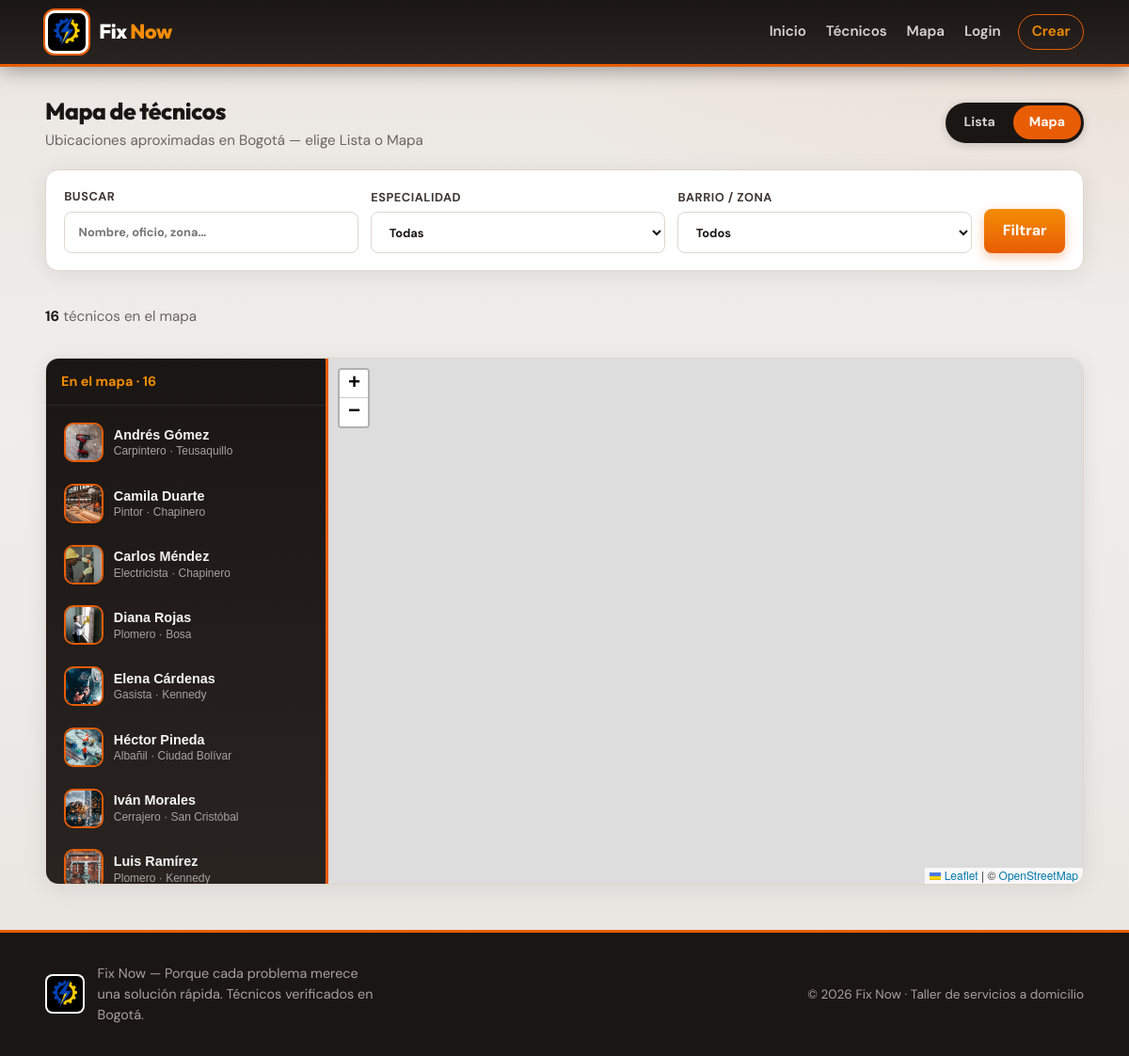
The app's page /tecnicosmap.php with its own data.
### tables this page shows
CREATE TABLE tecnico (
    id_tecnico INT AUTO_INCREMENT PRIMARY KEY,
    nombre VARCHAR(100) NOT NULL,
    apellido VARCHAR(100) NOT NULL,
    cedula VARCHAR(20) NOT NULL,
    id_especialidad INT NOT NULL,
    id_barrio INT NOT NULL,
    telefono VARCHAR(20) NOT NULL,
    correo VARCHAR(150) DEFAULT NULL,
    password_hash VARCHAR(255) DEFAULT NULL,
    descripcion TEXT,
    foto_url VARCHAR(255) DEFAULT NULL,
    latitud DECIMAL(10,7) DEFAULT NULL,
    longitud DECIMAL(10,7) DEFAULT NULL,
    verificado TINYINT(1) NOT NULL DEFAULT 0,
    fecha_registro DATE NOT NULL,
    UNIQUE KEY uq_tecnico_cedula (cedula),
    UNIQUE KEY uq_tecnico_correo (correo),
    CONSTRAINT fk_tecnico_especialidad FOREIGN KEY (id_especialidad) REFERENCES especialidad(id_especialidad) ON DELETE RESTRICT ON UPDATE CASCADE,
    CONSTRAINT fk_tecnico_barrio FOREIGN KEY (id_barrio) REFERENCES barrio(id_barrio) ON DELETE RESTRICT ON UPDATE CASCADE
);

CREATE TABLE especialidad (
    id_especialidad INT AUTO_INCREMENT PRIMARY KEY,
    nombre VARCHAR(100) NOT NULL
);

CREATE TABLE barrio (
    id_barrio INT AUTO_INCREMENT PRIMARY KEY,
    nombre VARCHAR(100) NOT NULL
);

### includes/funciones.php (called while the page is built, shortened)
<?php
require_once __DIR__ . '/cache.php';
function e(?string $texto): string
{
    return htmlspecialchars($texto ?? '', ENT_QUOTES, 'UTF-8');
}
function obtenerTecnicosMapa(mysqli $db, int $idEsp, int $idBarrio, string $q): array
{
    $key = cacheTecnicosMapaKey($idEsp, $idBarrio, $q);
    $cached = cacheGet($key);
    $sql = 'SELECT t.id_tecnico, t.nombre, t.apellido, t.descripcion, t.foto_url, t.telefono,
                   t.latitud, t.longitud,
                   e.nombre AS especialidad, e.id_especialidad,
                   b.nombre AS barrio, b.id_barrio
            FROM tecnico t
            INNER JOIN especialidad e ON e.id_especialidad = t.id_especialidad
            INNER JOIN barrio b ON b.id_barrio = t.id_barrio
            WHERE t.verificado = 1
              AND t.latitud IS NOT NULL
              AND t.longitud IS NOT NULL';
    $types = '';
    $sql .= ' ORDER BY t.nombre, t.apellido';
    $rows = [];
    $stmt = $db->prepare($sql);
    if ($stmt) {
        $stmt->execute();
        $result = $stmt->get_result();
        while ($row = $result->fetch_assoc()) {
            $rows[] = $row;
        }
    }
    return $rows;
}

### includes/cache.php (called while the page is built, shortened)
<?php
function cacheDir(): string
{
    return CACHE_DIR;
}
function cachePath(string $key): string
{
    $safe = preg_replace('/[^a-zA-Z0-9._-]+/', '_', $key) ?: 'key';
    return cacheDir() . '/' . $safe . '.cache';
}
function cacheGet(string $key): mixed
{
    $path = cachePath($key);
    if (!is_file($path)) {
        return null;
    }
    $raw = @file_get_contents($path);
    $payload = @unserialize($raw, ['allowed_classes' => false]);
    return $payload['data'];
}
function cacheSet(string $key, mixed $data, int $ttl = CACHE_TTL_DEFAULT): void
{
    $path = cachePath($key);
    $payload = serialize([
        'expires' => time() + max(1, $ttl),
        'data' => $data,
    ]);
    $tmp = $path . '.' . bin2hex(random_bytes(4)) . '.tmp';
}
function cacheTecnicosMapaKey(int $idEsp, int $idBarrio, string $q): string
{
    $qNorm = mb_strtolower(trim($q));
    return 'tecnicos_mapa_' . $idEsp . '_' . $idBarrio . '_' . ($qNorm === '' ? 'all' : md5($qNorm));
}

### tecnicosmap.php (the view, shortened to what this page needs)
<?php
require_once __DIR__ . '/includes/funciones.php';
$q = trim($_GET['q'] ?? '');
$id_especialidad = (int) ($_GET['especialidad'] ?? 0);
$id_barrio = (int) ($_GET['barrio'] ?? 0);
$tecnicos = obtenerTecnicosMapa($conexion, $id_especialidad, $id_barrio, $q);
$total = count($tecnicos);
$hay_filtros = $q !== '' || $id_especialidad > 0 || $id_barrio > 0;
require __DIR__ . '/includes/header.php';
?>
<link rel="stylesheet" href="https://unpkg.com/leaflet@1.9.4/dist/leaflet.css"
>
<link rel="stylesheet" href="https://unpkg.com/leaflet.markercluster@1.5.3/dist/MarkerCluster.css">
<link rel="stylesheet" href="https://unpkg.com/leaflet.markercluster@1.5.3/dist/MarkerCluster.Default.css">
<div class="container map-page">
    <div class="section-head section-head--views">
        <div>
            <h1 class="section-title">Mapa de técnicos</h1>
            <p class="section-sub">Ubicaciones aproximadas en Bogotá — elige Lista o Mapa</p>
        </div>
        <div class="view-toggle" role="navigation" aria-label="Vista de técnicos">
            <a class="view-toggle-btn" href="/FixNow/tecnicos.php<?= $hay_filtros ? '?' . http_build_query(array_filter(['q' => $q, 'especialidad' => $id_especialidad ?: null, 'barrio' => $id_barrio ?: null])) : '' ?>">Lista</a>
            <a class="view-toggle-btn is-active" href="/FixNow/tecnicosmap.php<?= $hay_filtros ? '?' . http_build_query(array_filter(['q' => $q, 'especialidad' => $id_especialidad ?: null, 'barrio' => $id_barrio ?: null])) : '' ?>" aria-current="page">Mapa</a>
        </div>
    </div>
    <form class="filtros" method="get" action="" role="search">
        <div class="campo">
            <label>Buscar
                <input type="search" name="q" value="<?= e($q) ?>" placeholder="Nombre, oficio, zona…" autocomplete="off">
            </label>
        </div>
        <div class="campo">
            <label>Especialidad
                <select name="especialidad">
                    <option value="0">Todas</option>
                </select>
            </label>
        </div>
        <div class="campo">
            <label>Barrio / zona
                <select name="barrio">
                    <option value="0">Todos</option>
                </select>
            </label>
        </div>
        <div class="filtros-actions">
            <button type="submit" class="btn btn-primary">Filtrar</button>
        </div>
    </form>
    <div class="resultados-bar">
        <p>
            <?php if ($total === 0): ?>
                Sin ubicaciones
            <?php elseif ($total === 1): ?>
                <strong>1</strong> técnico en el mapa
            <?php else: ?>
                <strong><?= $total ?></strong> técnicos en el mapa
            <?php endif; ?>
        </p>
    </div>
    <?php if (empty($tecnicos)): ?>
        <div class="empty">
            <strong>No hay técnicos con ubicación</strong>
            Solo se muestran verificados que hayan colocado su pin. Prueba otros filtros o vuelve al listado.
            <div style="margin-top:1rem">
                <a class="btn btn-primary" href="/FixNow/tecnicos.php">Ver listado</a>
            </div>
        </div>
    <?php else: ?>
        <div class="map-layout">
            <aside class="map-sidebar" id="map-sidebar" aria-label="Lista de técnicos en el mapa">
                <div class="map-sidebar-head">
                    <span>En el mapa · <?= $total ?></span>
                </div>
                <ul class="map-tech-list" id="map-tech-list">
                    <?php foreach ($tecnicos as $t): ?>
                        <li>
                            <button type="button"
                                    class="map-tech-item"
                                    data-id="<?= (int) $t['id_tecnico'] ?>"
                                    data-lat="<?= e((string) $t['latitud']) ?>"
                                    data-lng="<?= e((string) $t['longitud']) ?>">
                                <span class="map-tech-avatar">
                                    <?php if (!empty($t['foto_url'])): ?>
                                        <img src="<?= e($t['foto_url']) ?>" alt="" loading="lazy">
                                    <?php else: ?>
                                        <span class="map-tech-initials"><?= e(mb_strtoupper(mb_substr($t['nombre'], 0, 1) . mb_substr($t['apellido'], 0, 1))) ?></span>
                                    <?php endif; ?>
                                </span>
                                <span class="map-tech-info">
                                    <strong><?= e($t['nombre'] . ' ' . $t['apellido']) ?></strong>
                                    <span class="map-tech-meta"><?= e($t['especialidad']) ?> · <?= e($t['barrio']) ?></span>
                                </span>
                            </button>
                        </li>
                    <?php endforeach; ?>
                </ul>
            </aside>
            <div class="map-stage">
                <div id="mapa-tecnicos" class="mapa-tecnicos" role="application" aria-label="Mapa interactivo de técnicos"></div>
            </div>
        </div>
    <?php endif; ?>
</div>
<?php require __DIR__ . '/includes/footer.php'; ?>

### records on screen
tecnico: foto_url (picture), nombre+apellido "Andrés Gómez", id_especialidad.nombre "Carpintero", id_barrio.nombre "Teusaquillo"
tecnico: foto_url (picture), nombre+apellido "Camila Duarte", id_especialidad.nombre "Pintor", id_barrio.nombre "Chapinero"
tecnico: foto_url (picture), nombre+apellido "Carlos Méndez", id_especialidad.nombre "Electricista", id_barrio.nombre "Chapinero"
tecnico: foto_url (picture), nombre+apellido "Diana Rojas", id_especialidad.nombre "Plomero", id_barrio.nombre "Bosa"
tecnico: foto_url (picture), nombre+apellido "Elena Cárdenas", id_especialidad.nombre "Gasista", id_barrio.nombre "Kennedy"
tecnico: foto_url (picture), nombre+apellido "Héctor Pineda", id_especialidad.nombre "Albañil", id_barrio.nombre "Ciudad Bolívar"
tecnico: foto_url (picture), nombre+apellido "Iván Morales", id_especialidad.nombre "Cerrajero", id_barrio.nombre "San Cristóbal"
tecnico: foto_url (picture), nombre+apellido "Luis Ramírez", id_especialidad.nombre "Plomero", id_barrio.nombre "Kennedy"

### other values on screen
$total "16"
